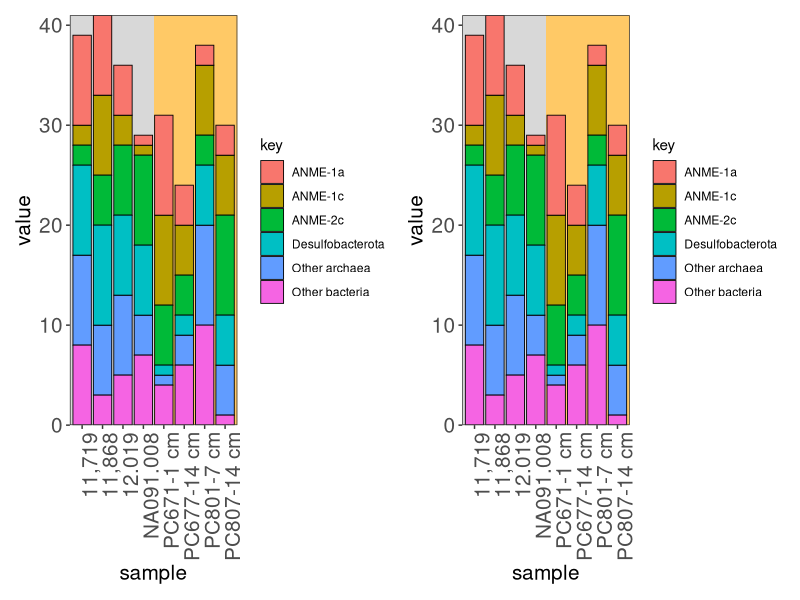

Write the R code that produced this figure.
library(tidyverse)
library(GGally)
library(ggsci)
library(patchwork)

# create test data
test_data <- tibble(
  sample = c("11,719", "11,868", "12.019", "NA091.008", "PC671-1 cm", 
             "PC677-14 cm", "PC801-7 cm", "PC807-14 cm"),
  `ANME-1c` = sample(1:10, size = 8),
  `ANME-1a` = sample(1:10, size = 8),
  `ANME-2c` = sample(1:10, size = 8),
  `Other archaea` = sample(1:10, size = 8),
  `Other bacteria` = sample(1:10, size = 8),
  `Desulfobacterota` = sample(1:10, size = 8),
 )

# plot
test_data %>%
  tidyr::gather(key = "key", value = "value", -sample) %>%
  ggplot(aes(x = sample, y = value)) + 
  geom_stripped_cols(odd = "grey", even = "orange", width = 5,nudge_x = 2, alpha = 0.6) + 
  geom_bar(aes(fill = key),
           stat = "identity", color = "black", linewidth = 0.3) +
  scale_y_continuous(expand = c(0, 0)) + 
  # scale_fill_locuszoom() + 
  theme_bw() + 
  theme(
    axis.text.x = element_text(angle = 90, hjust = 1),
    axis.text = element_text(size = 15),
    axis.title = element_text(size = 15),
    panel.grid = element_blank()
  ) -> p1

# combine plot
p1 + p1
